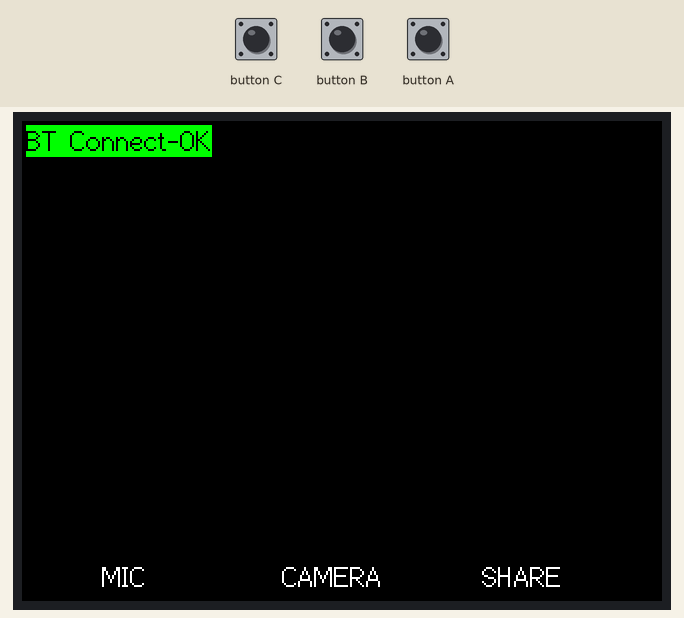
Simulated run of this sketch. Board: ESP32. On the bench: 320×240 colour display. Inputs (shaded band) come from the test bench. USB keyboard and mouse output is not drawn.

Above: at 1.4 s.

The sketch:

M5Stack-ZoomKey.ino
```cpp
#include <M5Stack.h>
#include <BleKeyboard.h>

BleKeyboard bleKeyboard("ZoomKey");

void setup() {
  M5.begin();
  M5.Power.begin();

  bleKeyboard.begin();

  M5.Lcd.clear(BLACK);
  M5.Lcd.setTextFont(2);
  M5.Lcd.setTextSize(1);

  M5.Lcd.setCursor(40, 220);
  M5.Lcd.println("MIC");

  M5.Lcd.setCursor(130, 220);
  M5.Lcd.println("CAMERA");

  M5.Lcd.setCursor(230, 220);
  M5.Lcd.println("SHARE");

}

void loop() {
  M5.update();

  if (bleKeyboard.isConnected()) {

    M5.Lcd.setTextColor(BLACK, GREEN);
    M5.Lcd.setCursor(2, 2);
    M5.Lcd.println("BT Connect-OK");

    if (M5.BtnA.wasPressed()) {
      bleKeyboard.press(KEY_LEFT_ALT);
      bleKeyboard.press('a');
      bleKeyboard.releaseAll();
    }

    if (M5.BtnB.wasPressed()) {
      bleKeyboard.press(KEY_LEFT_ALT);
      bleKeyboard.press('v');
      bleKeyboard.releaseAll();
    }

    if (M5.BtnC.wasPressed()) {
      bleKeyboard.press(KEY_LEFT_ALT);
      bleKeyboard.press('s');
      bleKeyboard.releaseAll();
    }

  } else {
    M5.Lcd.setTextColor(BLACK, RED);
    M5.Lcd.setCursor(2, 2);
    M5.Lcd.println("BT Connect-NG");
  }

}
```
